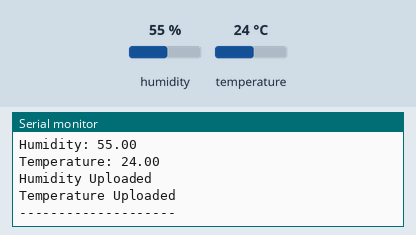
A sketch run on a simulated ESP8266 (NodeMCU). On the bench: the last lines printed to the serial monitor. The inputs (shaded band) are chosen by the test bench; at power-on: humidity 55 %, temperature 24 °C. WiFi joins after 1.5 s; servers stay silent unless stated.

Above: at 2.7 s.
2.8 s: humidity set to 22 %
At 6.98 s:
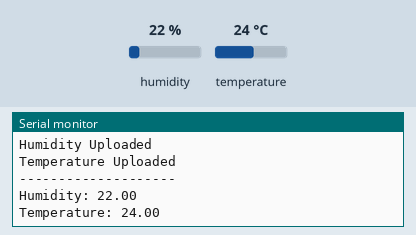
8.7 s: temperature set to 12 °C
At 12.45 s:
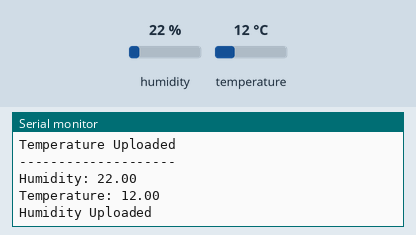
14.6 s: humidity set to 40 %
At 17.63 s:
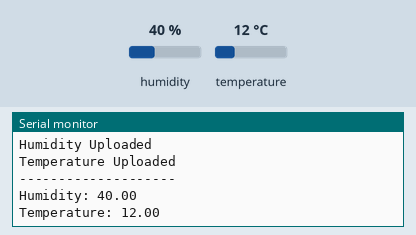
Timing chart, 0 to 19.1 s (numbered marks = the images above; inputs shaded):
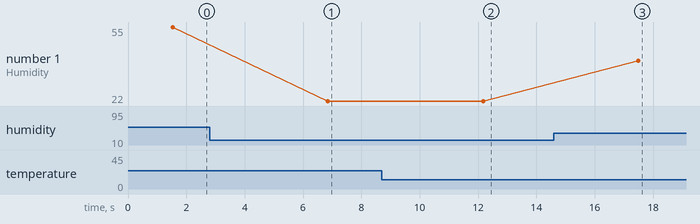

Measured:
- after the input at 2.8 s, the serial monitor: prints a new line after 4.0 s (image 1)
- after the input at 8.7 s, the serial monitor: prints a new line after 3.5 s (image 2)
- after the input at 14.6 s, the serial monitor: prints a new line after 2.9 s (image 3)
- plotted number 1: 55 → 22 after the input at 2.8 s, 22 → 40 after the input at 14.6 s

The sketch:

Weather_Monitoring_Systems.ino
```cpp
#include <ESP8266WiFi.h>
#include <Firebase_ESP_Client.h>
#include "DHT.h"

// ---------------- WIFI ----------------
const char* ssid = "ZTE_2.4G_7q6kHb";
const char* password = "PNfmc4Kd";

// ---------------- FIREBASE ----------------
#define API_KEY "AIzaSyAv_AuCLtPbwcZMHrbx_D2a3KwIkFE9TxE"

#define DATABASE_SECRET "q5iTnv7Vj8dd7rc9LSNIAlgYZD42PcYtwg4Q3jbE"

#define DATABASE_URL "weather-monitoring-b5ac2-default-rtdb.firebaseio.com"

// Firebase objects
FirebaseData fbdo;
FirebaseAuth auth;
FirebaseConfig config;

// ---------------- DHT ----------------
#define DHTPIN D2
#define DHTTYPE DHT11

DHT dht(DHTPIN, DHTTYPE);

void setup()
{
  Serial.begin(115200);

  dht.begin();

  // WIFI
  WiFi.begin(ssid, password);
  Serial.print("Connecting WiFi");
  while (WiFi.status() != WL_CONNECTED)
  {
    Serial.print(".");
    delay(500);
  }
  Serial.println("\nWiFi Connected");

  // FIREBASE CONFIG
  config.api_key = API_KEY;
  config.database_url = DATABASE_URL;

  // Use the legacy token (Database Secret) for master admin access
  config.signer.tokens.legacy_token = DATABASE_SECRET;

  // Initialize Firebase
  Firebase.begin(&config, &auth);
  Firebase.reconnectWiFi(true);

  Serial.println("Firebase Connected");
}

void loop()
{
  float humidity = dht.readHumidity();

  float temperature = dht.readTemperature();

  if (isnan(humidity) || isnan(temperature))
  {
    Serial.println("DHT Error");
    return;
  }

  Serial.print("Humidity: ");
  Serial.println(humidity);

  Serial.print("Temperature: ");
  Serial.println(temperature);

  // Upload Humidity
  if (Firebase.RTDB.setFloat(&fbdo, "/Weather/Humidity", humidity))
  {
    Serial.println("Humidity Uploaded");
  }
  else
  {
    Serial.println(fbdo.errorReason());
  }

  // Upload Temperature
  if (Firebase.RTDB.setFloat(&fbdo, "/Weather/Temperature", temperature))
  {
    Serial.println("Temperature Uploaded");
  }
  else
  {
    Serial.println(fbdo.errorReason());
  }

  Serial.println("--------------------");

  delay(5000);
}
```
